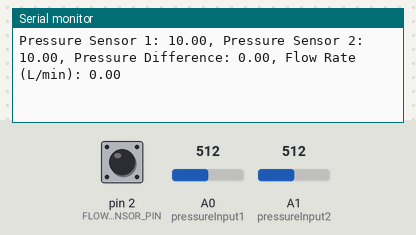
The sketch below on a simulated Arduino Uno, built with avr-gcc and run on an emulated ATmega328P. Parts: the last lines printed to the serial monitor. Inputs (shaded band) come from the test bench; at power-on: A0 (pressureInput1) = 512, A1 (pressureInput2) = 512, pin 2 (FLOWSENSOR_PIN) HIGH.

Above: at 1.2 s.
1.3 s: A0 (pressureInput1) set to 716
At 2.4 s:
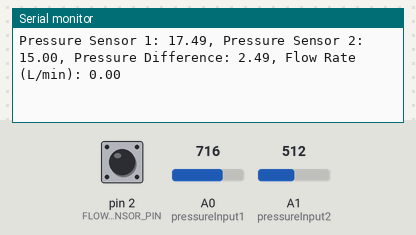
2.8 s: A1 (pressureInput2) set to 716
At 3.5 s:
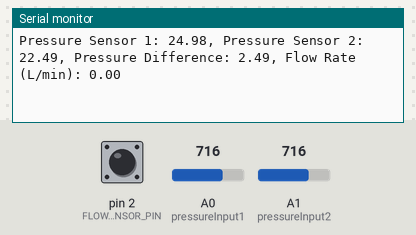
4.3 s: A0 (pressureInput1) set to 900
At 4.3 s:
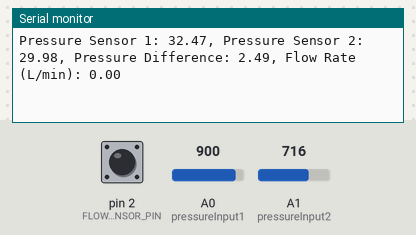
5.8 s: A1 (pressureInput2) set to 900
At 6.7 s:
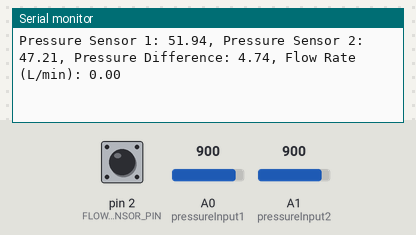
7.3 s: A0 (pressureInput1) set to 511
At 7.8 s:
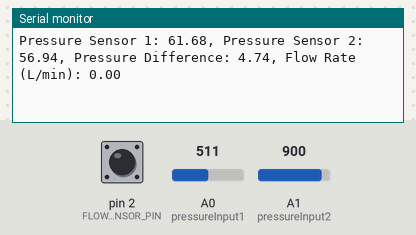
11.4 s: pin 2 (FLOWSENSOR_PIN) pulsed LOW 5 times (0.12 s each, 0.3 s apart)
At 13.3 s:
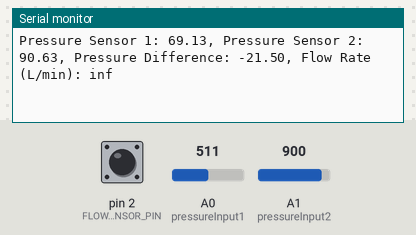
Timing chart, 0 to 14.8 s (numbered marks = the images above; inputs shaded):
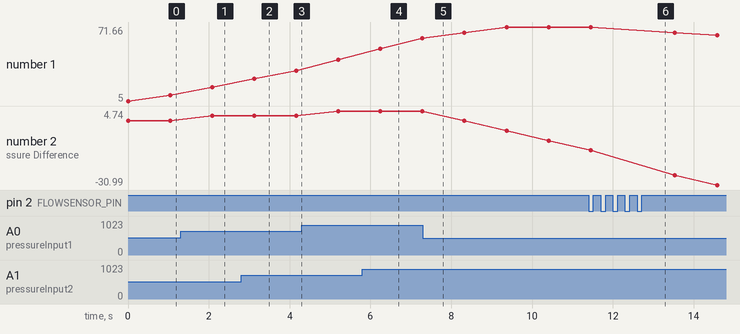

Measured:
- after the input at 1.3 s, the serial monitor: prints a new line after 0.78 s (image 1)
- after the input at 2.8 s, the serial monitor: prints a new line after 0.32 s (image 2)
- after the input at 5.8 s, the serial monitor: prints a new line after 0.44 s (image 4)
- after the input at 11.4 s, the serial monitor: prints a new line after 1.1 s (image 6)
- plotted number 1: 10 → 17.49 after the input at 1.3 s, 32.47 → 42.21 after the input at 4.3 s, 42.21 → 61.68 after the input at 5.8 s, 61.68 → 71.64 after the input at 7.3 s
- plotted number 2: 0 → 2.49 after the input at 1.3 s, 2.49 → 4.74 after the input at 4.3 s, 4.74 → -9.51 after the input at 7.3 s

The sketch:

PressureFlowrateData.ino
```cpp
const int baudRate = 9600;
const int delayRead = 1000;
const int numReadings = 10; // Number of readings for averaging

const float trueVoltage = 5;
const float minVoltage = 0.5 * 1024 / trueVoltage;
const float maxVoltage = 4.5 * 1024 / trueVoltage;
const float minPressure = 0.0;
const float maxPressure = 100.0;

// Pressure sensor pins
const int pressureInput1 = A0; // Pressure Sensor 1
const int pressureInput2 = A1; // Pressure Sensor 2
float pressureReadings1[numReadings]; // Array for sensor 1 readings
float pressureReadings2[numReadings]; // Array for sensor 2 readings
int currentIndex = 0; // Current index for averaging
float totalPressure1 = 0; // Total of current readings for sensor 1
float totalPressure2 = 0; // Total of current readings for sensor 2
float averagePressure1 = 0; // Average pressure for sensor 1
float averagePressure2 = 0; // Average pressure for sensor 2

// Flow sensor
#define FLOWSENSOR_PIN 2
volatile uint8_t lastflowpinstate;
volatile float flowrate;
volatile float flowpermin;
volatile uint32_t lastflowratetimer = 0; // Timer to track time between pulses
volatile uint32_t currentTimer = 0; // To capture pulse timing intervals

void setup() {
  Serial.begin(baudRate);

  // Initialize pressure readings arrays
  for (int i = 0; i < numReadings; i++) {
    pressureReadings1[i] = 0;
    pressureReadings2[i] = 0;
  }

  // Setup flow sensor
  pinMode(FLOWSENSOR_PIN, INPUT);
  digitalWrite(FLOWSENSOR_PIN, HIGH);
  lastflowpinstate = digitalRead(FLOWSENSOR_PIN);
  useInterrupt(true);
}

void useInterrupt(boolean v) {
  if (v) {
    OCR0A = 0xAF;
    TIMSK0 |= _BV(OCIE0A);
  } else {
    TIMSK0 &= ~_BV(OCIE0A);
  }
}

SIGNAL(TIMER0_COMPA_vect) {
  uint8_t x = digitalRead(FLOWSENSOR_PIN);

  // Only act on a change from LOW to HIGH (a pulse)
  if (x != lastflowpinstate && x == HIGH) {
    // Calculate time between pulses
    currentTimer = millis();
    flowrate = 1000.0 / (currentTimer - lastflowratetimer); // Frequency in Hz
    flowpermin = flowrate / 7.5; // Convert to L/min
    lastflowratetimer = currentTimer; // Update last pulse time
  }
  lastflowpinstate = x;
}

void loop() {
  // Read sensor values and calculate pressures
  float sensorVal1 = (float)analogRead(pressureInput1);
  float sensorVal2 = (float)analogRead(pressureInput2);

  // Convert readings to pressure
  float pressureVal1 = ((maxPressure - minPressure) / (maxVoltage - minVoltage)) * sensorVal1 + minPressure - ((maxPressure - minPressure) / (maxVoltage - minVoltage)) * minVoltage;
  float pressureVal2 = ((maxPressure - minPressure) / (maxVoltage - minVoltage)) * sensorVal2 + minPressure - ((maxPressure - minPressure) / (maxVoltage - minVoltage)) * minVoltage;

  // Update the averaging process for both sensors
  totalPressure1 -= pressureReadings1[currentIndex]; // Subtract the oldest reading for sensor 1
  totalPressure2 -= pressureReadings2[currentIndex]; // Subtract the oldest reading for sensor 2

  pressureReadings1[currentIndex] = pressureVal1; // Store the new reading for sensor 1
  pressureReadings2[currentIndex] = pressureVal2; // Store the new reading for sensor 2

  totalPressure1 += pressureReadings1[currentIndex]; // Add the new reading for sensor 1
  totalPressure2 += pressureReadings2[currentIndex]; // Add the new reading for sensor 2

  // Move to the next index and wrap around
  currentIndex = (currentIndex + 1) % numReadings;

  // Calculate the average pressures
  averagePressure1 = totalPressure1 / numReadings;
  averagePressure2 = totalPressure2 / numReadings;

  // Calculate pressure difference
  float pressureDifference = averagePressure1 - averagePressure2;

  // Print the average pressures and flow rate
  Serial.print("Pressure Sensor 1: ");
  Serial.print(averagePressure1);
  Serial.print(", Pressure Sensor 2: ");
  Serial.print(averagePressure2);
  Serial.print(", Pressure Difference: ");
  Serial.print(pressureDifference);
  Serial.print(", Flow Rate (L/min): ");
  Serial.println(flowpermin);

  delay(delayRead);
}
```
